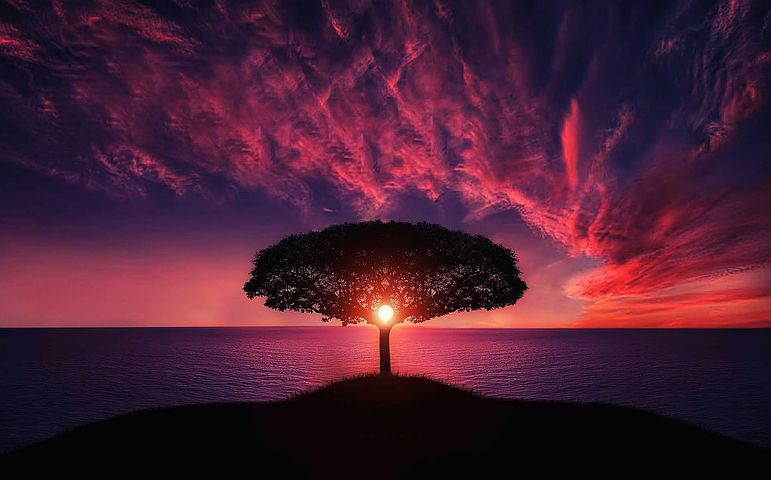
#> input picture download_01.jpg, 771 x 480 px
$ python annotate.py
#> lines starting #> are read from the running program, lines starting #| are printed output that depends on the picture
import cv2
import numpy as np

imag=cv2.imread("download_01.jpg")
#> imag is the input picture: shape (480, 771, 3); mean B, G, R 51.3, 30.4, 73.7
cv2.imshow("original",imag);
cv2.waitKey(0)
#Make copy of the image
imageLine = imag.copy()
# Draw the image from point A to B
pointA = (200,80)
pointB = (450,80)
cv2.line(imageLine, pointA, pointB, (255, 255, 0), thickness=3)
cv2.imshow('Image Line', imageLine)
cv2.waitKey(0)

circle_center = (415,190)
# define the radius of the circle
radius =100
#  Draw a circle using the circle() Function
cv2.circle(imageLine, circle_center, radius, (0, 0, 255), thickness=3, lineType=cv2.LINE_AA)
# Display the result
cv2.imshow("Image Circle",imageLine)
cv2.waitKey(0)

circle_center = (415,190)
# define the radius of the circle
radius =100
# draw the filled circle on input image
cv2.circle(imageLine, circle_center, radius, (255, 0, 0), thickness=-1, lineType=cv2.LINE_AA)
# display the output image
cv2.imshow('Image with Filled Circle',imageLine)
cv2.waitKey(0)
ellipse_center = (415,190)
# define the axis point(mention the lengths of x and y)
axis1 = (200,50)
# draw the Incomplete/Open ellipse, just a outline
cv2.ellipse(imageLine, ellipse_center, axis1, 0, 180, 360, (255, 0, 0), thickness=3)
# if you want to draw a Filled ellipse, use this line of code
cv2.ellipse(imageLine, ellipse_center, axis1, 0, 0, 180, (0, 0, 255), thickness=-2)
# display the output
cv2.imshow('halfEllipse',imageLine)
cv2.waitKey(0)

text="good morning"
org=(300,300)
cv2.putText(imageLine,text,org,fontFace=cv2.FONT_HERSHEY_COMPLEX,fontScale=1.5,color=(255,0,255))
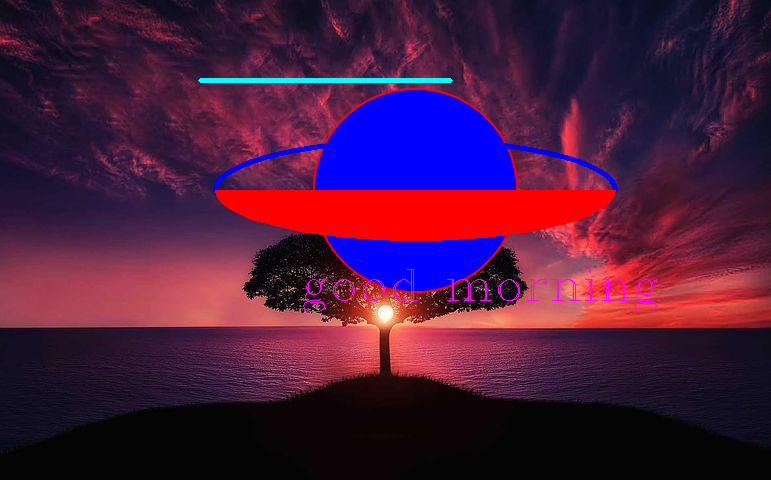
#> imageLine: shape (480, 771, 3); mean B, G, R 61.4, 26.8, 74
cv2.imshow("final",imageLine)
cv2.waitKey(0)
#> (the run stopped early here; a loop or call above may not have finished)
